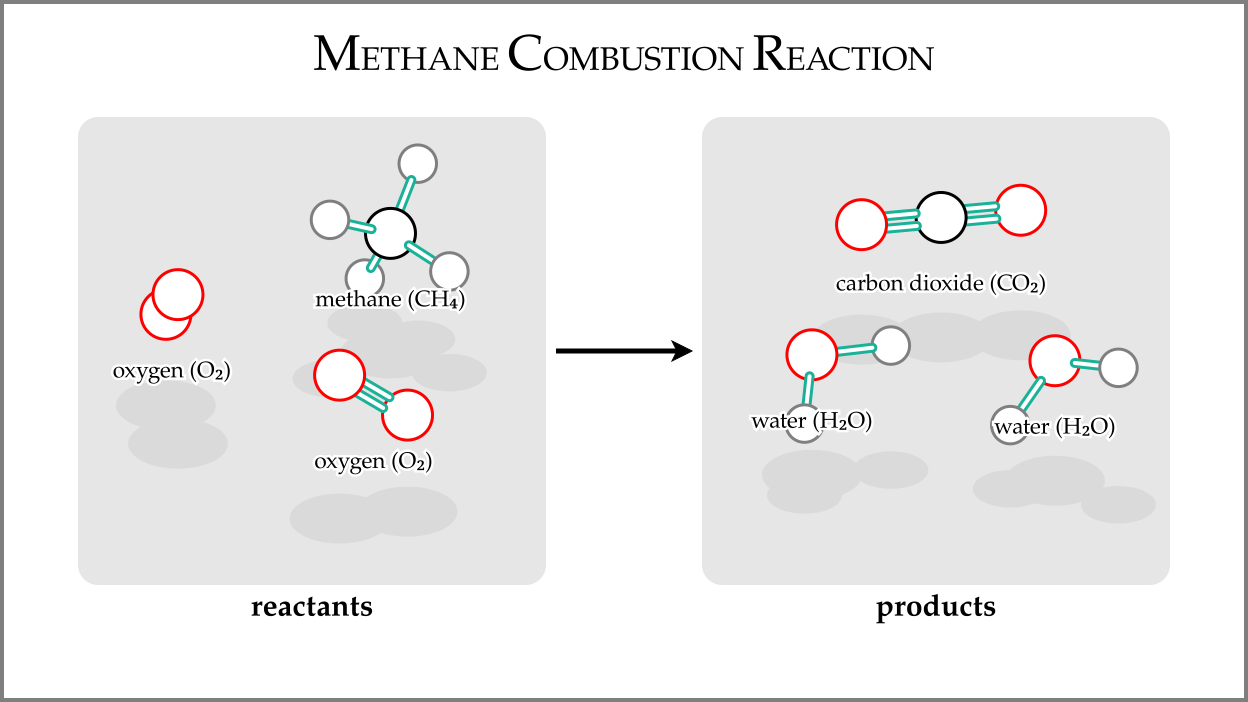

Python code for this plot:
import random
from dataclasses import dataclass
from math import cos, radians, sin, sqrt

import drawsvg as dw
import numpy as np
from numpy.linalg import norm

from diagram import normalize, rgb, vec2, vec3


@dataclass(kw_only=True)
class Molecule:
    name: str
    formula: str
    atoms: list[tuple[str, np.ndarray]]
    single: list[tuple[int, int]]
    double: list[tuple[int, int]]


def reaction(*, title: str, reactants: list[Molecule], products: list[Molecule], seed):
    width = 1248
    height = 702
    d = dw.Drawing(width, height)

    gray = rgb(0.5, 0.5, 0.5)
    turquoise = rgb(0.1, 0.7, 0.6)

    atom_colors = {"H": gray, "C": "black", "O": "red"}

    atom_radius = 25
    bond_length = 80

    atom_radii = {"H": 0.75 * atom_radius, "C": atom_radius, "O": atom_radius}

    font_family = (
        "Palatino, Palatino Linotype, Palatino LT STD, Book Antiqua, Georgia, serif"
    )

    d.append(
        dw.Rectangle(0, 0, width, height, fill="none", stroke=gray, stroke_width=8)
    )

    reaction_box_size = 0.75 * width / 2
    reaction_box_top = height / 2 - reaction_box_size / 2
    reaction_box_bottom = height / 2 + reaction_box_size / 2

    reactant_center = width / 4
    d.append(
        dw.Rectangle(
            reactant_center - reaction_box_size / 2,
            reaction_box_top,
            reaction_box_size,
            reaction_box_size,
            fill_opacity=0.1,
            rx=20,
        )
    )
    d.append(
        dw.Text(
            "reactants",
            "30px",
            reactant_center,
            reaction_box_bottom + 24,
            center=True,
            font_family=font_family,
            font_weight="bold",
        )
    )

    product_center = width * 3 / 4
    d.append(
        dw.Rectangle(
            product_center - reaction_box_size / 2,
            reaction_box_top,
            reaction_box_size,
            reaction_box_size,
            fill_opacity=0.1,
            rx=20,
        )
    )
    d.append(
        dw.Text(
            "products",
            "30px",
            product_center,
            reaction_box_bottom + 24,
            center=True,
            font_family=font_family,
            font_weight="bold",
        )
    )

    random.seed(seed)

    labels = dw.Group()

    def molecule(mol: Molecule, center):
        labels.append(
            dw.Text(
                f"{mol.name} ({mol.formula})",
                "22.5px",
                x,
                y + atom_radius,
                center=True,
                font_family=font_family,
            )
        )
        for a, loc in mol.atoms:
            d.append(
                dw.Circle(
                    *(center + vec2(loc[0], loc[1]) * bond_length),
                    atom_radii[a],
                    fill="white",
                    stroke=atom_colors[a],
                    stroke_width=3,
                )
            )
        for i, j in mol.single + mol.double:
            a, p = mol.atoms[i]
            b, q = mol.atoms[j]
            v = q - p
            t = normalize(v)
            s = p * bond_length + t * atom_radii[a]
            e = q * bond_length - t * atom_radii[b]
            d.append(
                dw.Line(
                    *(center + vec2(s[0], s[1])),
                    *(center + vec2(e[0], e[1])),
                    stroke=turquoise,
                    stroke_width=10,
                    stroke_linecap="round",
                )
            )
            d.append(
                dw.Line(
                    *(center + vec2(s[0], s[1])),
                    *(center + vec2(e[0], e[1])),
                    stroke="white",
                    stroke_width=4,
                    stroke_linecap="round",
                )
            )

    for mol in reactants:
        x = random.uniform(
            reactant_center - reaction_box_size / 2,
            reactant_center + reaction_box_size / 2,
        )
        y = random.uniform(reaction_box_top, reaction_box_bottom)
        molecule(mol, vec2(x, y))

    for mol in products:
        x = random.uniform(
            product_center - reaction_box_size / 2,
            product_center + reaction_box_size / 2,
        )
        y = random.uniform(reaction_box_top, reaction_box_bottom)
        molecule(mol, vec2(x, y))

    d.append(labels)

    d.append(
        dw.Text(
            title,
            "50px",
            width / 2,
            reaction_box_top / 2,
            center=True,
            font_family=font_family,
            font_variant="small-caps",
        )
    )

    Rc = reactant_center
    Pc = product_center
    s = reaction_box_size
    p = 10
    d.append(
        dw.Line(
            Rc + (0.5 * s) + p,
            height / 2,
            Pc - (0.5 * s) - p,
            height / 2,
            stroke="black",
            stroke_width=5,
        )
    )

    return d


def o2():
    return Molecule(
        name="oxygen",
        formula="O₂",
        atoms=[("O", vec3(0, 0, 0)), ("O", vec3(1, 0, 0))],
        single=[],
        double=[(0, 1)],
    )


def co2():
    return Molecule(
        name="carbon dioxide",
        formula="CO₂",
        atoms=[("C", vec3(0, 0, 0)), ("O", vec3(-1, 0, 0)), ("O", vec3(1, 0, 0))],
        single=[],
        double=[(0, 1), (0, 2)],
    )


def h2o():
    theta = radians(104.5)
    return Molecule(
        name="water",
        formula="H₂O",
        atoms=[
            ("O", vec3(0, 0, 0)),
            ("H", vec3(1, 0, 0)),
            ("H", vec3(cos(theta), sin(theta), 0)),
        ],
        single=[(0, 1), (0, 2)],
        double=[],
    )


def ch4():
    r = 1 / sqrt(3)
    return Molecule(
        name="methane",
        formula="CH₄",
        atoms=[
            ("C", vec3(0, 0, 0)),
            ("H", vec3(-r, r, r)),
            ("H", vec3(r, -r, r)),
            ("H", vec3(r, r, -r)),
            ("H", vec3(-r, -r, -r)),
        ],
        single=[(0, 1), (0, 2), (0, 3), (0, 4)],
        double=[],
    )


def draw():
    return reaction(
        title="Methane Combustion Reaction",
        reactants=[ch4(), o2(), o2()],
        products=[co2(), h2o(), h2o()],
        seed=0,
    )
